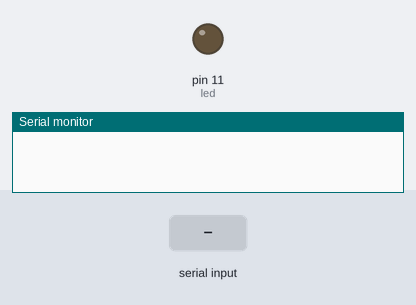
This sketch was run on a simulated Arduino Uno, built with avr-gcc and run on an emulated ATmega328P. Parts: output pins drawn as LEDs (lit = HIGH), the last lines printed to the serial monitor. The test bench sets the inputs (shaded band).

Above: at 1.2 s.
1.3 s: "1\n" received over Serial
At 1.7 s:
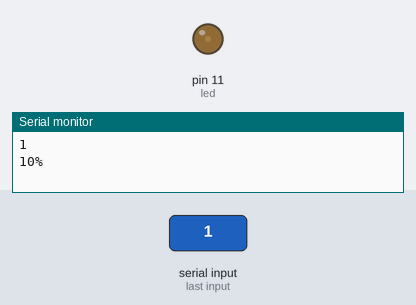
2.8 s: "3\n" received over Serial
At 4.0 s:
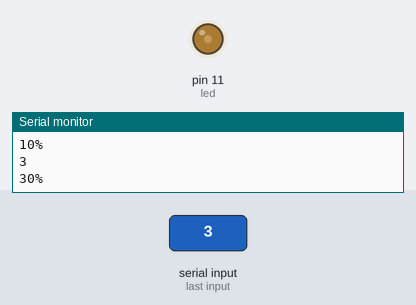
4.3 s: byte 10 ('\n') received over Serial
At 5.1 s:
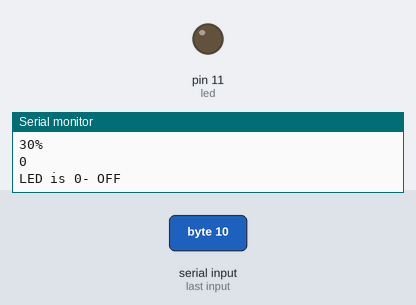
Timing chart, 0 to 7.3 s (numbered marks = the images above; inputs shaded):
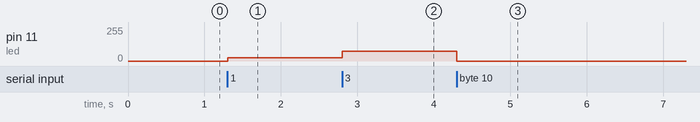

The sketch:

UART_PWM_firstWeek.ino
```cpp
int led = 11;
int value = 0;
int unit_brightness = 255 / 10;
unsigned int integerValue=0;  // Max value is 65535
char incomingByte;

void write(int multi ){
  analogWrite(led, unit_brightness * multi);
  //Serial.println((int)unit_brightness * multi );
}

void setup() {
  Serial.begin(9600);
  pinMode(led, OUTPUT);
}

void loop() {
  if (Serial.available() > 0) {   // something came across serial
    integerValue = 0;         // throw away previous integerValue
    while(1) {            // force into a loop until 'n' is received
      incomingByte = Serial.read();
      if (incomingByte == '\n') break;   // exit the while(1), we're done receiving
      if (incomingByte == -1) continue;  // if no characters are in the buffer read() returns -1
      integerValue *= 10;  // shift left 1 decimal place
      // convert ASCII to integer, add, and shift left 1 decimal place
      integerValue = ((incomingByte - 48) + integerValue);
    }
    Serial.println(integerValue);   // Do something with the value

    switch(integerValue){
       case 0:
        write(0);
        Serial.println("LED is 0- OFF");
        break;
       case 1:
        write(1);
        Serial.println("10%");
        break;
       case 2:
        write(2);
        Serial.println("20%");
        break;
       case 3:
        write(3);
        Serial.println("30%");
        break;
       case 4:
        write(4);
        Serial.println("40%");
        break;
       case 5:
        write(5);
        Serial.println("50%");
        break;
       case 6:
        write(6);
        Serial.println("60%");
        break;
       case 7:
        write(7);
        Serial.println("70%");
        break;
       case 8:
        write(8);
        Serial.println("80%");
        break;
       case 9:
        write(9);
        Serial.println("90%");
        break;
       case 10:
        write(10);
        Serial.println("%100");
        break;

    }

  }
}
```

Measured:
- after the input at 1.3 s, pin 11 (led): 0/255 → 25/255 at once
- after the input at 2.8 s, pin 11 (led): 25/255 → 75/255 at once
- after the input at 4.3 s, pin 11 (led): 75/255 → 0/255 at once
